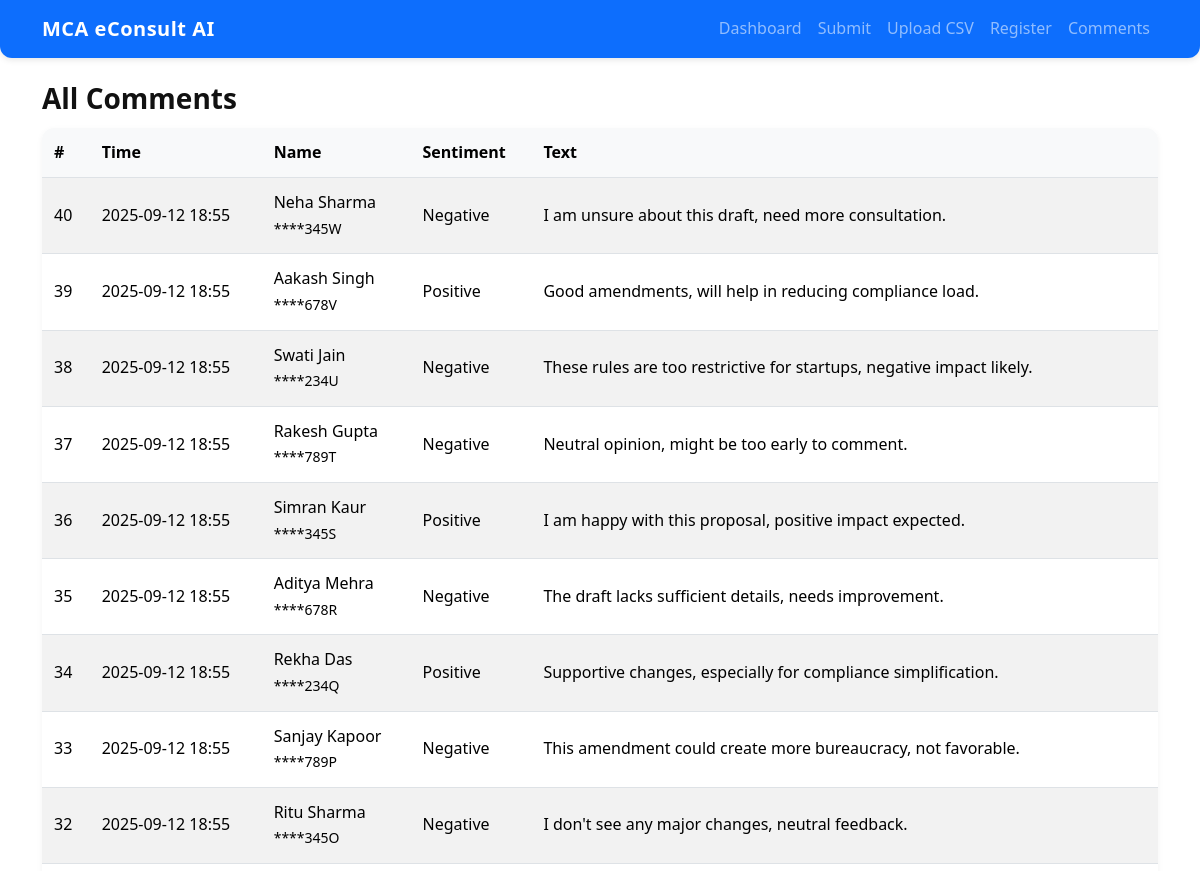
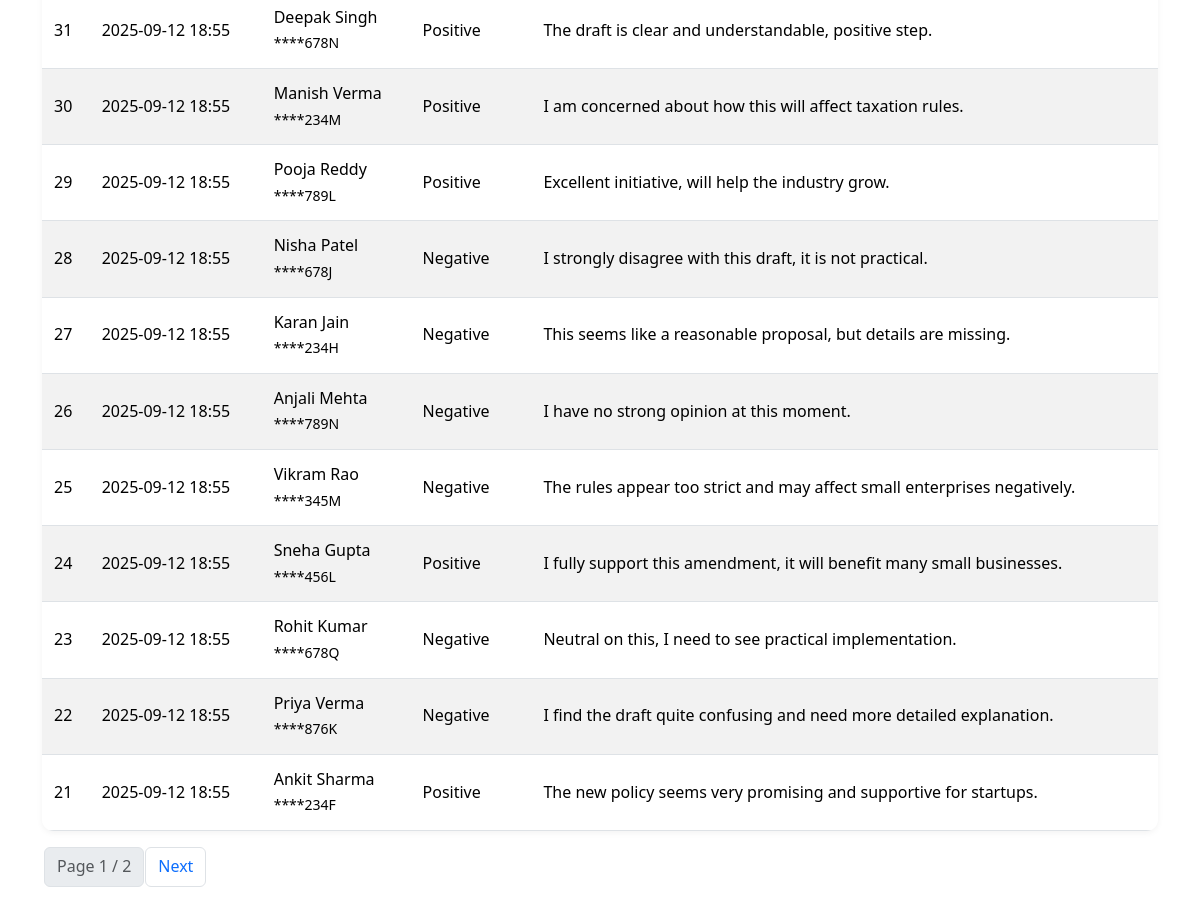
The page /comments on the database its author committed (2 pictures, top to bottom).
### models.py (models this page shows)
class Comment(db.Model):
    __tablename__ = "comments"
    id = db.Column(db.Integer, primary_key=True)
    user_id = db.Column(db.Integer, db.ForeignKey("users.id"), nullable=True)
    name = db.Column(db.String(120), nullable=False)
    email = db.Column(db.String(200), nullable=True)
    pan_masked = db.Column(db.String(20), nullable=True)
    text = db.Column(db.Text, nullable=False)
    sentiment = db.Column(db.String(20), nullable=True)  # Positive/Negative/Neutral
    score = db.Column(db.Float, nullable=True)  # sentiment score
    topic = db.Column(db.String(200), nullable=True)  # placeholder for topic modeling
    created_at = db.Column(db.DateTime, default=datetime.utcnow)
    user = db.relationship("User", backref="comments")

### app.py (the view)
    @app.route("/comments")
    def comments():
        page = int(request.args.get("page", 1))
        per = 20
        items = Comment.query.order_by(Comment.created_at.desc()).paginate(page=page, per_page=per, error_out=False)
        return render_template("comments.html", comments=items.items, pagination=items)

### templates/comments.html (shortened to what this page needs)
{% extends "base.html" %}
{% block content %}
  <h3>All Comments</h3>
  <table class="table table-striped">
    <thead>
      <tr><th>#</th><th>Time</th><th>Name</th><th>Sentiment</th><th>Text</th></tr>
    </thead>
    <tbody>
      {% for c in comments %}
        <tr>
          <td>{{ c.id }}</td>
          <td>{{ c.created_at.strftime('%Y-%m-%d %H:%M') }}</td>
          <td>{{ c.name }} <br><small>{{ c.pan_masked }}</small></td>
          <td>{{ c.sentiment }}</td>
          <td>{{ c.text[:140] }}{% if c.text|length > 140 %}...{% endif %}</td>
        </tr>
      {% endfor %}
    </tbody>
  </table>
  {% if pagination.pages > 1 %}
    <nav>
      <ul class="pagination">
        <li class="page-item disabled"><span class="page-link">Page {{ pagination.page }} / {{ pagination.pages }}</span></li>
        {% if pagination.has_next %}
          <li class="page-item"><a class="page-link" href="{{ url_for('comments', page=pagination.next_num) }}">Next</a></li>
        {% endif %}
      </ul>
    </nav>
  {% endif %}
{% endblock %}

### templates/base.html (shortened to what this page needs)
<!doctype html>
<html lang="en">
  <head>
    <link href="https://cdn.jsdelivr.net/npm/bootstrap@5.3.2/dist/css/bootstrap.min.css" rel="stylesheet">
    <link rel="stylesheet" href="{{ url_for('static', filename='css/style.css') }}">
  </head>
  <body>
    <nav class="navbar navbar-expand-lg navbar-dark bg-primary mb-4">
      <div class="container">
        <a class="navbar-brand" href="{{ url_for('index') }}">MCA eConsult AI</a>
        <div class="collapse navbar-collapse">
          <ul class="navbar-nav ms-auto">
            <li class="nav-item"><a class="nav-link" href="{{ url_for('dashboard') }}">Dashboard</a></li>
            <li class="nav-item"><a class="nav-link" href="{{ url_for('submit_comment') }}">Submit</a></li>
            <li class="nav-item"><a class="nav-link" href="{{ url_for('upload_csv') }}">Upload CSV</a></li>
            <li class="nav-item"><a class="nav-link" href="{{ url_for('register') }}">Register</a></li>
            <li class="nav-item"><a class="nav-link" href="{{ url_for('comments') }}">Comments</a></li>
          </ul>
        </div>
      </div>
    </nav>
    <div class="container">
      {% block content %}{% endblock %}
    </div>
  </body>
</html>

### static/css/style.css (style rules this page uses)
body { font-family: "Segoe UI", Roboto, Arial, sans-serif; background-color: #ffffff; color: #222; margin: 0; padding: 0; line-height: 1.6; }
h1, h2, h3, h4, h5 { font-weight: 600; color: #111; margin-bottom: 0.75rem; }
a { color: #0d6efd; text-decoration: none; transition: color 0.2s ease-in-out; }
.navbar { border-radius: 0 0 12px 12px; box-shadow: 0 2px 6px rgba(0,0,0,0.1); }
.navbar-brand { font-weight: 600; letter-spacing: 0.5px; }
.nav-link { transition: background 0.2s; border-radius: 6px; }
.table { background-color: #fff; border-radius: 12px; overflow: hidden; box-shadow: 0 2px 6px rgba(0,0,0,0.05); }
.table th { background-color: #f8f9fa; font-weight: 600; }
.table td, .table th { padding: 0.75rem; vertical-align: middle; }
.pagination .page-link { border-radius: 6px; margin: 0 2px; transition: background 0.2s; }

### rows shown on the page
Comment: id "40", created_at "2025-09-12 18:55", name "Neha Sharma", pan_masked "****345W", sentiment "Negative", text "I am unsure about this draft, need more consultation."
Comment: id "39", created_at "2025-09-12 18:55", name "Aakash Singh", pan_masked "****678V", sentiment "Positive", text "Good amendments, will help in reducing compliance load."
Comment: id "38", created_at "2025-09-12 18:55", name "Swati Jain", pan_masked "****234U", sentiment "Negative", text "These rules are too restrictive for startups, negative impact likely."
Comment: id "37", created_at "2025-09-12 18:55", name "Rakesh Gupta", pan_masked "****789T", sentiment "Negative", text "Neutral opinion, might be too early to comment."
Comment: id "36", created_at "2025-09-12 18:55", name "Simran Kaur", pan_masked "****345S", sentiment "Positive", text "I am happy with this proposal, positive impact expected."
Comment: id "35", created_at "2025-09-12 18:55", name "Aditya Mehra", pan_masked "****678R", sentiment "Negative", text "The draft lacks sufficient details, needs improvement."
Comment: id "34", created_at "2025-09-12 18:55", name "Rekha Das", pan_masked "****234Q", sentiment "Positive", text "Supportive changes, especially for compliance simplification."
Comment: id "33", created_at "2025-09-12 18:55", name "Sanjay Kapoor", pan_masked "****789P", sentiment "Negative", text "This amendment could create more bureaucracy, not favorable."
Comment: id "32", created_at "2025-09-12 18:55", name "Ritu Sharma", pan_masked "****345O", sentiment "Negative", text "I don't see any major changes, neutral feedback."
Comment: id "31", created_at "2025-09-12 18:55", name "Deepak Singh", pan_masked "****678N", sentiment "Positive", text "The draft is clear and understandable, positive step."
Comment: id "30", created_at "2025-09-12 18:55", name "Manish Verma", pan_masked "****234M", sentiment "Positive", text "I am concerned about how this will affect taxation rules."
Comment: id "29", created_at "2025-09-12 18:55", name "Pooja Reddy", pan_masked "****789L", sentiment "Positive", text "Excellent initiative, will help the industry grow."
Comment: id "28", created_at "2025-09-12 18:55", name "Nisha Patel", pan_masked "****678J", sentiment "Negative", text "I strongly disagree with this draft, it is not practical."
Comment: id "27", created_at "2025-09-12 18:55", name "Karan Jain", pan_masked "****234H", sentiment "Negative", text "This seems like a reasonable proposal, but details are missing."
Comment: id "26", created_at "2025-09-12 18:55", name "Anjali Mehta", pan_masked "****789N", sentiment "Negative", text "I have no strong opinion at this moment."
Comment: id "25", created_at "2025-09-12 18:55", name "Vikram Rao", pan_masked "****345M", sentiment "Negative", text "The rules appear too strict and may affect small enterprises negatively."
Comment: id "24", created_at "2025-09-12 18:55", name "Sneha Gupta", pan_masked "****456L", sentiment "Positive", text "I fully support this amendment, it will benefit many small businesses."
Comment: id "23", created_at "2025-09-12 18:55", name "Rohit Kumar", pan_masked "****678Q", sentiment "Negative", text "Neutral on this, I need to see practical implementation."
Comment: id "22", created_at "2025-09-12 18:55", name "Priya Verma", pan_masked "****876K", sentiment "Negative", text "I find the draft quite confusing and need more detailed explanation."
Comment: id "21", created_at "2025-09-12 18:55", name "Ankit Sharma", pan_masked "****234F", sentiment "Positive", text "The new policy seems very promising and supportive for startups."

### other values the page prints
{{ pagination.page }} "1"
{{ pagination.pages }} "2"
